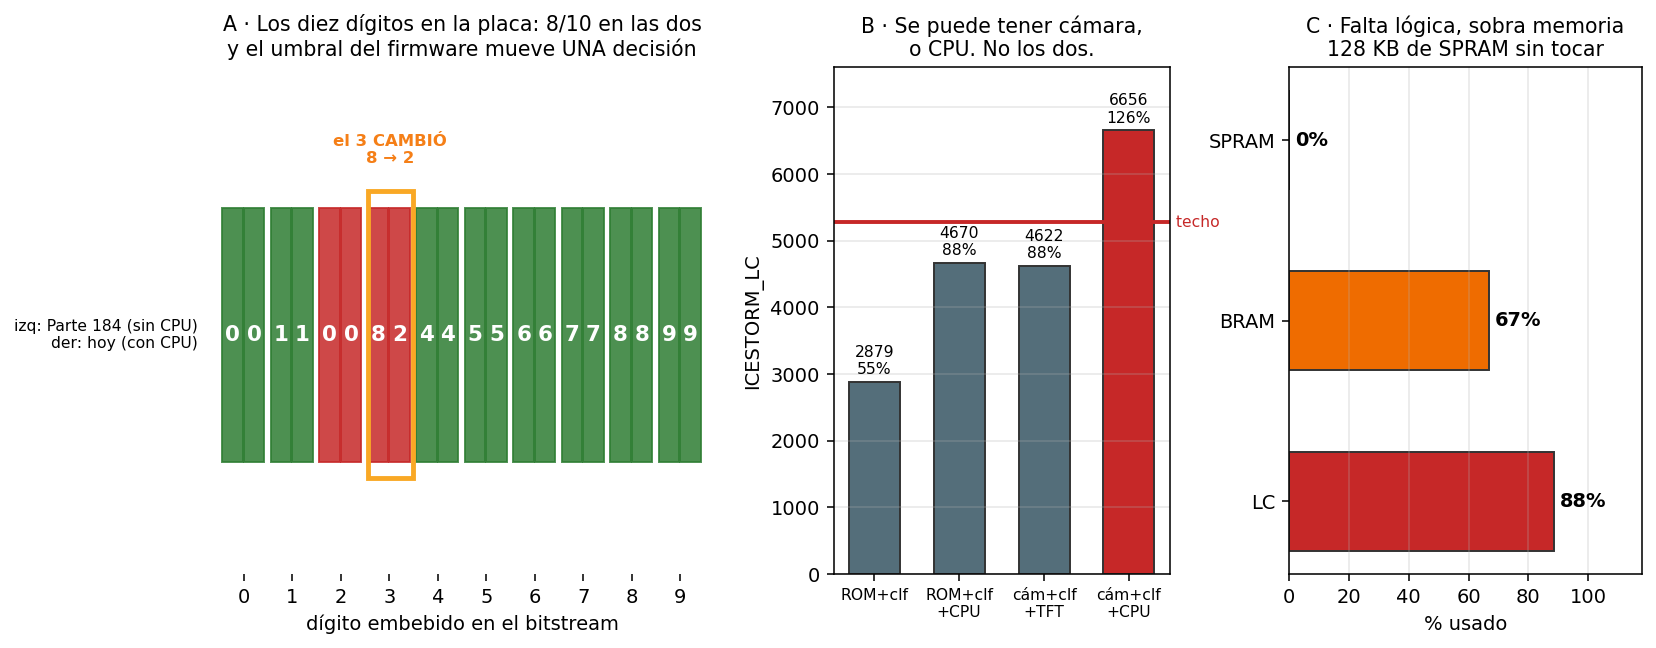

Source code (Python):
# === Cuaderno 2 · figura 11: el SoC RISC-V + clasificador, en silicio ===
import numpy as np, matplotlib.pyplot as plt

P184 = {0:"0",1:"1",2:"0",3:"8",4:"4",5:"5",6:"6",7:"7",8:"8",9:"9"}   # sin CPU, thr=60
SOC  = {0:"0",1:"1",2:"0",3:"2",4:"4",5:"5",6:"6",7:"7",8:"8",9:"9"}   # con CPU, thr=90

fig = plt.figure(figsize=(13.2, 4.7))
gs = fig.add_gridspec(1, 3, width_ratios=[1.5, 1, 1.05], wspace=.3)

# A · los diez digitos, las dos versiones
a = fig.add_subplot(gs[0])
for i in range(10):
    for j, (D, et) in enumerate([(P184, "sin CPU"), (SOC, "con CPU")]):
        ok = D[i] == str(i)
        a.add_patch(plt.Rectangle((i-.44+j*.44, 0), .42, .9,
                    color="#2e7d32" if ok else "#c62828", alpha=.85))
        a.text(i-.23+j*.44, .45, D[i], ha="center", va="center", c="w",
               fontsize=11, weight="bold")
a.add_patch(plt.Rectangle((2.56, -.06), .92, 1.02, fill=False, ec="#f9a825", lw=2.5))
a.text(3.02, 1.06, "el 3 CAMBIÓ\n8 → 2", ha="center", fontsize=8.5, color="#f57f17", weight="bold")
a.set_xticks(range(10)); a.set_xlim(-.7, 9.7); a.set_ylim(-.4, 1.4); a.set_yticks([])
a.text(-.95, .45, "izq: Parte 184 (sin CPU)\nder: hoy (con CPU)", ha="right", va="center", fontsize=8)
a.set_xlabel("dígito embebido en el bitstream")
a.set_title("A · Los diez dígitos en la placa: 8/10 en las dos\ny el umbral del firmware mueve UNA decisión",
            fontsize=10.5)
for s in a.spines.values(): s.set_visible(False)

# B · lo que entra y lo que no
b = fig.add_subplot(gs[1])
comb = ["ROM+clf", "ROM+clf\n+CPU", "cám+clf\n+TFT", "cám+clf\n+CPU"]
lc   = [2879, 4670, 4622, 6656]
col  = ["#546e7a" if v <= 5280 else "#c62828" for v in lc]
bars = b.bar(comb, lc, color=col, ec="#333", width=.6)
b.axhline(5280, c="#c62828", lw=2); b.text(3.5, 5280, " techo", va="center", fontsize=8, color="#c62828")
for r, v in zip(bars, lc):
    b.text(r.get_x()+r.get_width()/2, v+120, f"{v}\n{v/5280:.0%}", ha="center", fontsize=8)
b.set_ylim(0, 7600); b.set_ylabel("ICESTORM_LC"); b.grid(axis="y", alpha=.3)
b.set_xticklabels(comb, fontsize=8)
b.set_title("B · Se puede tener cámara,\no CPU. No los dos.", fontsize=10.5)

# C · el recurso que sobra
c = fig.add_subplot(gs[2])
rec = ["LC", "BRAM", "SPRAM"]
uso = [4670/5280, 20/30, 0/4]
bars = c.barh(rec, [u*100 for u in uso],
              color=["#c62828", "#ef6c00", "#2e7d32"], ec="#333", height=.55)
for r, u in zip(bars, uso):
    c.text(u*100+2, r.get_y()+r.get_height()/2, f"{u:.0%}", va="center", fontsize=10, weight="bold")
c.set_xlim(0, 118); c.set_xlabel("% usado"); c.grid(axis="x", alpha=.3)
c.set_title("C · Falta lógica, sobra memoria\n128 KB de SPRAM sin tocar", fontsize=10.5)
plt.savefig("fig_soc_silicio.png", dpi=140, bbox_inches="tight")
plt.show()

print("placa con CPU :", " ".join(f"{i}->{SOC[i]}" for i in range(10)),
      f"  ->  {sum(SOC[i]==str(i) for i in range(10))}/10")
print("Parte 184     :", " ".join(f"{i}->{P184[i]}" for i in range(10)),
      f"  ->  {sum(P184[i]==str(i) for i in range(10))}/10")
print("difieren en:", [i for i in range(10) if SOC[i] != P184[i]])
